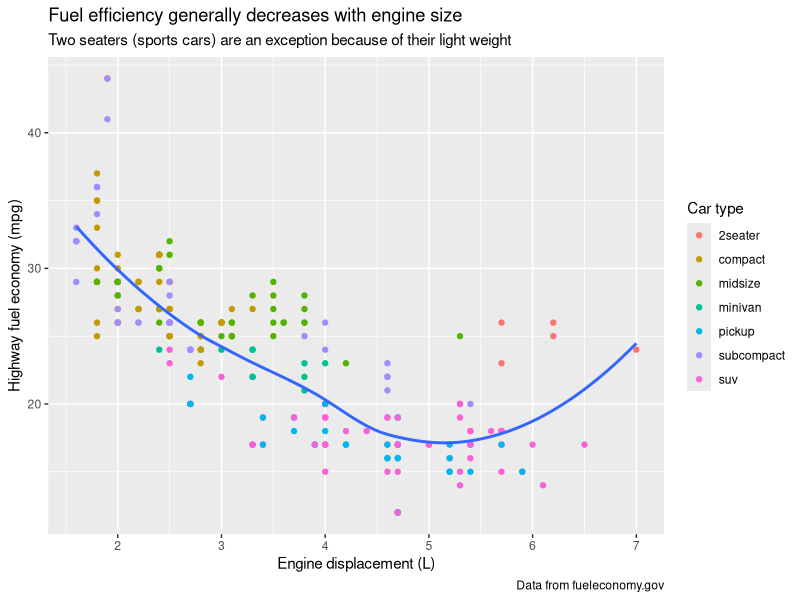
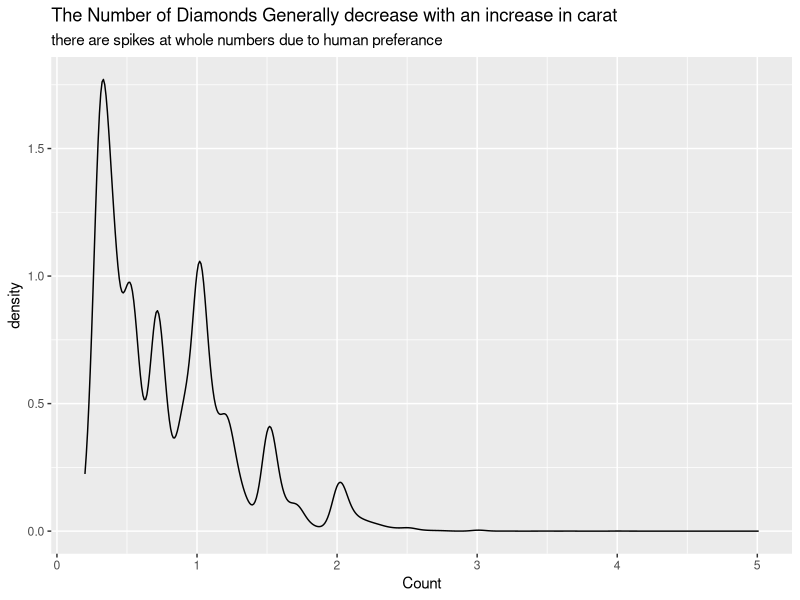

Generate these figures, in order, with R: (Note: this script raises an error after producing the figures.)
## ---- chunk 1
library(tidyverse)
## ---- chunk 2
ggplot(mpg, aes(displ, hwy)) +
  geom_point(aes(colour = class)) +
  geom_smooth(se = FALSE) +
  labs(
    title = "Fuel efficiency generally decreases with engine size",
    subtitle = "Two seaters (sports cars) are an exception because of their light weight",
    caption = "Data from fueleconomy.gov",
    x = "Engine displacement (L)",
    y = "Highway fuel economy (mpg)",
    colour = "Car type"
  )
## ---- chunk 3
ggplot(diamonds, aes(x = carat)) + geom_density() +
    labs(title = "The Number of Diamonds Generally decrease with an increase in carat", 
         subtitle = "there are spikes at whole numbers due to human preferance", 
         x = "Count")
## ---- chunk 4
presidential %>%
mutate(id = 33 + row_number()) %>%
  ggplot(aes(start, id, colour = party)) +
  geom_point() +
  geom_segment(aes(xend = end, yend = id)) +
  scale_colour_manual(values = c(Republican = "red", Democratic = "blue")) +
  scale_y_continuous(breaks = seq(34, 44, by = 1), labels = presidential$name) +
  labs(x = "year", y = "President", title = "Presidentail Terms") +
  scale_x_date(date_breaks = "4 years", date_labels = "%y")
## ---- chunk 5
mpg2 <- mpg %>% group_by(cyl) %>% mutate(avg_cty = round(mean(cty),1))
ggplot(data = mpg2, aes(cty, hwy)) +
  geom_point() +
  geom_text(aes(label = avg_cty), y = 45, x = 10) +
  facet_grid(~cyl)
## ---- chunk 6
ggplot(diamonds, aes(carat, price)) +
  geom_point(aes(colour = cut), alpha = 1/20) +
  guides(color = guide_legend(title = "Quality",override.aes = list(alpha = 1, shape = 1, size = 4)))
